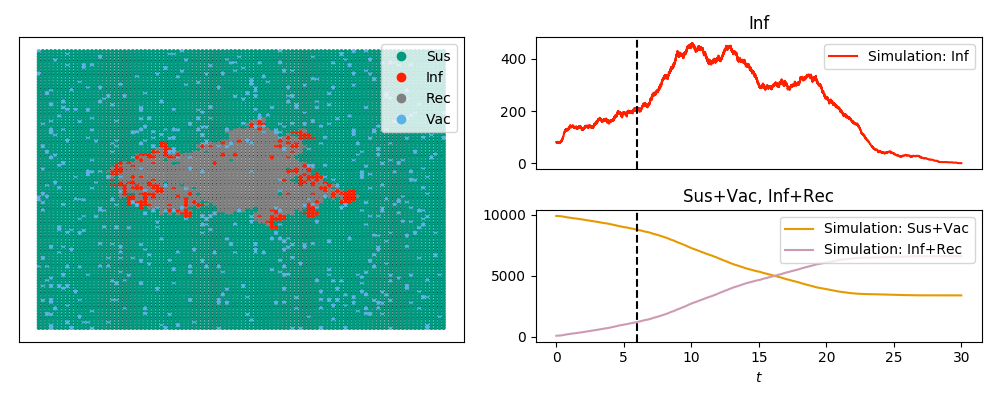

This figure's Python source:
import networkx as nx
import EoN
import matplotlib.pyplot as plt
from collections import defaultdict
G = nx.grid_2d_graph(100,100) #each node is (u,v) where 0<=u,v<=99
#we'll initially infect those near the middle
initial_infections = [(u,v) for (u,v) in G if 45<u<55 and 45<v<55]

H = nx.DiGraph()  #the spontaneous transitions
H.add_edge('Sus', 'Vac', rate = 0.01)
H.add_edge('Inf', 'Rec', rate = 1.0)

J = nx.DiGraph()  #the induced transitions
J.add_edge(('Inf', 'Sus'), ('Inf', 'Inf'), rate = 2.0)

IC = defaultdict(lambda:'Sus')
for node in initial_infections:
    IC[node] = 'Inf'

return_statuses = ['Sus', 'Inf', 'Rec', 'Vac']

colordict = {'Sus': '#009a80','Inf':'#ff2000', 'Rec':'gray','Vac': '#5AB3E6'}
pos = {node:node for node in G}
tex = False
sim_kwargs = {'colordict':colordict, 'pos':pos, 'tex':tex}

sim = EoN.Gillespie_simple_contagion(G, H, J, IC, return_statuses, tmax=30, return_full_data=True, sim_kwargs=sim_kwargs)

ts, D = sim.summary()
newD = {'Sus+Vac':D['Sus']+D['Vac'], 'Inf+Rec' : D['Inf'] + D['Rec']}
new_timeseries = (ts, newD)
sim.add_timeseries(new_timeseries, label = 'Simulation', colordict={'Sus+Vac':'#E69A00', 'Inf+Rec':'#CD9AB3'})

sim.display(6, node_size = 4, ts_plots=[['Inf'], ['Sus+Vac', 'Inf+Rec']])
plt.savefig('SIRV_display.png')

ani=sim.animate(ts_plots=[['Inf'], ['Sus+Vac', 'Inf+Rec']], node_size = 4)
ani.save('SIRV_animate.mp4', fps=5, extra_args=['-vcodec', 'libx264'])